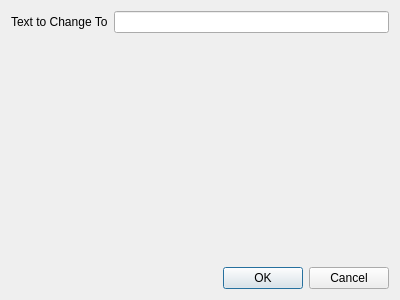
<?xml version="1.0" encoding="UTF-8"?>
<ui version="4.0">
 <class>SysOverviewLabelTextChangeTriggerDialog</class>
 <widget class="QDialog" name="SysOverviewLabelTextChangeTriggerDialog">
  <property name="geometry">
   <rect>
    <x>0</x>
    <y>0</y>
    <width>400</width>
    <height>300</height>
   </rect>
  </property>
  <property name="windowTitle">
   <string>Dialog</string>
  </property>
  <layout class="QVBoxLayout" name="verticalLayout">
   <item>
    <layout class="QHBoxLayout" name="horizontalLayout">
     <item>
      <widget class="QLabel" name="textLbl">
       <property name="sizePolicy">
        <sizepolicy hsizetype="Maximum" vsizetype="Maximum">
         <horstretch>0</horstretch>
         <verstretch>0</verstretch>
        </sizepolicy>
       </property>
       <property name="text">
        <string>Text to Change To</string>
       </property>
      </widget>
     </item>
     <item>
      <widget class="QLineEdit" name="textLineEdit">
       <property name="sizePolicy">
        <sizepolicy hsizetype="MinimumExpanding" vsizetype="Fixed">
         <horstretch>0</horstretch>
         <verstretch>0</verstretch>
        </sizepolicy>
       </property>
      </widget>
     </item>
    </layout>
   </item>
   <item>
    <widget class="SysOverviewObjectTriggerDSLEvaluatorDialog" name="evaluator" native="true"/>
   </item>
   <item>
    <widget class="QDialogButtonBox" name="buttonBox">
     <property name="orientation">
      <enum>Qt::Horizontal</enum>
     </property>
     <property name="standardButtons">
      <set>QDialogButtonBox::Cancel|QDialogButtonBox::Ok</set>
     </property>
    </widget>
   </item>
  </layout>
 </widget>
 <customwidgets>
  <customwidget>
   <class>SysOverviewObjectTriggerDSLEvaluatorDialog</class>
   <extends>QWidget</extends>
   <header location="global">SysOverviewObjectTriggerDSLEvaluatorDialog.h</header>
   <container>1</container>
  </customwidget>
 </customwidgets>
 <resources/>
 <connections>
  <connection>
   <sender>buttonBox</sender>
   <signal>accepted()</signal>
   <receiver>SysOverviewLabelTextChangeTriggerDialog</receiver>
   <slot>accept()</slot>
   <hints>
    <hint type="sourcelabel">
     <x>248</x>
     <y>254</y>
    </hint>
    <hint type="destinationlabel">
     <x>157</x>
     <y>274</y>
    </hint>
   </hints>
  </connection>
  <connection>
   <sender>buttonBox</sender>
   <signal>rejected()</signal>
   <receiver>SysOverviewLabelTextChangeTriggerDialog</receiver>
   <slot>reject()</slot>
   <hints>
    <hint type="sourcelabel">
     <x>316</x>
     <y>260</y>
    </hint>
    <hint type="destinationlabel">
     <x>286</x>
     <y>274</y>
    </hint>
   </hints>
  </connection>
 </connections>
</ui>
